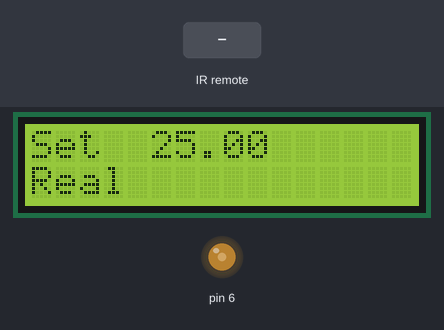
Simulated run of this sketch. Board: Arduino Uno, built with avr-gcc and run on an emulated ATmega328P. Parts: 16×2 character LCD, output pins drawn as LEDs (lit = HIGH). The test bench sets the inputs (shaded band).

Above: at 1.2 s.
1.3 s: infrared code 0x40BFB04F received
At 2.3 s:
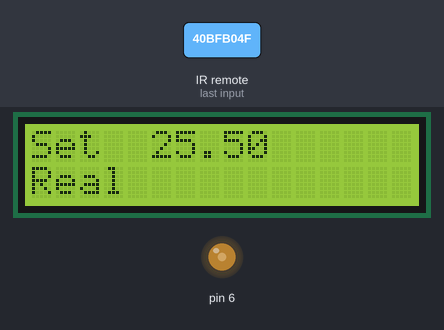
2.8 s: infrared code 0x40BF50AF received
At 4.1 s:
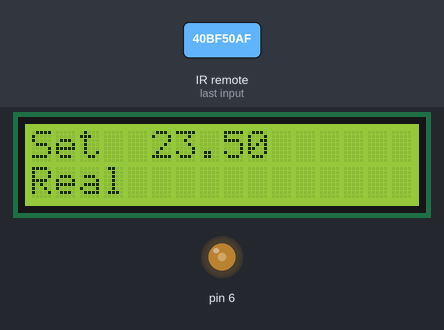
Timing chart, 0 to 5.8 s (numbered marks = the images above; inputs shaded):
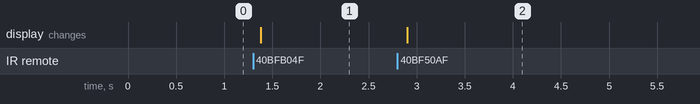

Measured:
- after the input at 1.3 s, the display: changes after 0.08 s (image 1)
- after the input at 2.8 s, the display: changes after 0.10 s (image 2)

The sketch:

IRremote_+_LCD.ino
```cpp
#include <LiquidCrystal.h>
#include <IRremote.h>

LiquidCrystal lcd(8, 9, 10, 11, 12, 13);

int RECV_PIN = 5;
IRrecv irrecv(RECV_PIN);
decode_results results;

float set = 25;

void setup() {
	Serial.begin(9600);
	irrecv.enableIRIn();

	pinMode(6, OUTPUT);
	analogWrite(6, 102);
	//display constrast pin (Vo)

	lcd.begin(16, 2);
	lcd.setCursor(0, 0);
	lcd.print("Set");
	lcd.setCursor(0, 1);
	lcd.print("Real");
}

void loop() {
	if (irrecv.decode(&results)) {
		long value = results.value;
		switch (value) {
			case 0x40BFB04F:	//Up
				set += 0.5;
				break;
			case 0x40BF708F:	//Down
				set -= 0.5;
				break;
			case 0x40BF50AF:	//Left
				set -= 2;
				break;
			case 0x40BFA857:	//Right
				set += 2;
				break;
			case 0x40BF30CF:	//Central
				break;
		}
		irrecv.resume();
		if (set>45)
			set = 45;
		else if (set < 5)
			set = 5;
	}

	lcd.setCursor(5, 0);
	lcd.print(set);

	delay(100);
}
```
